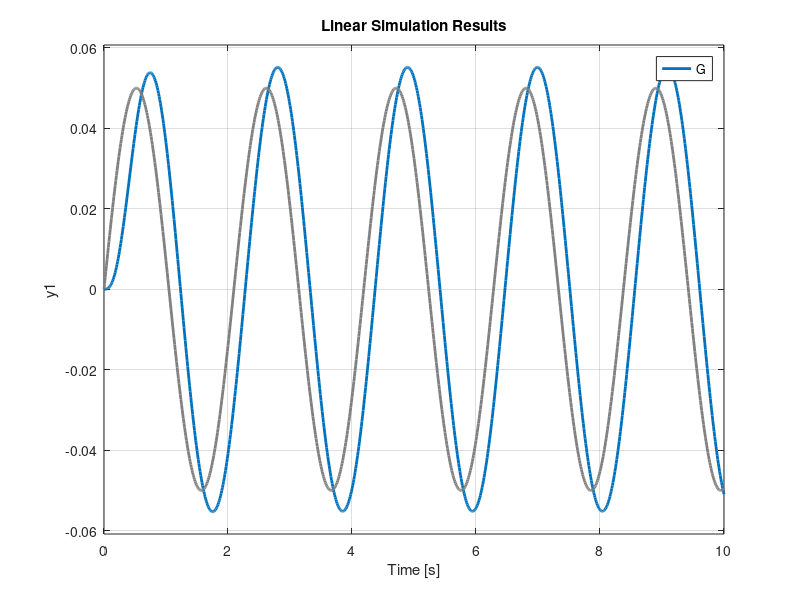
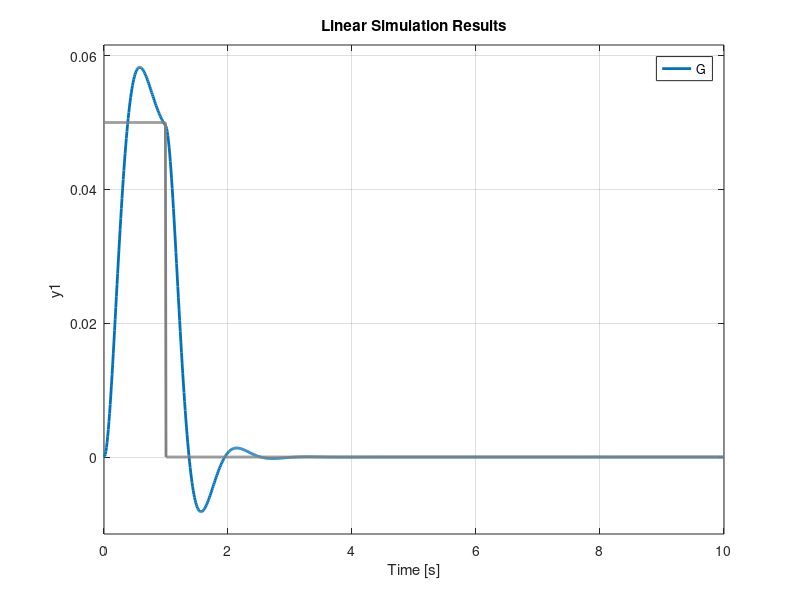
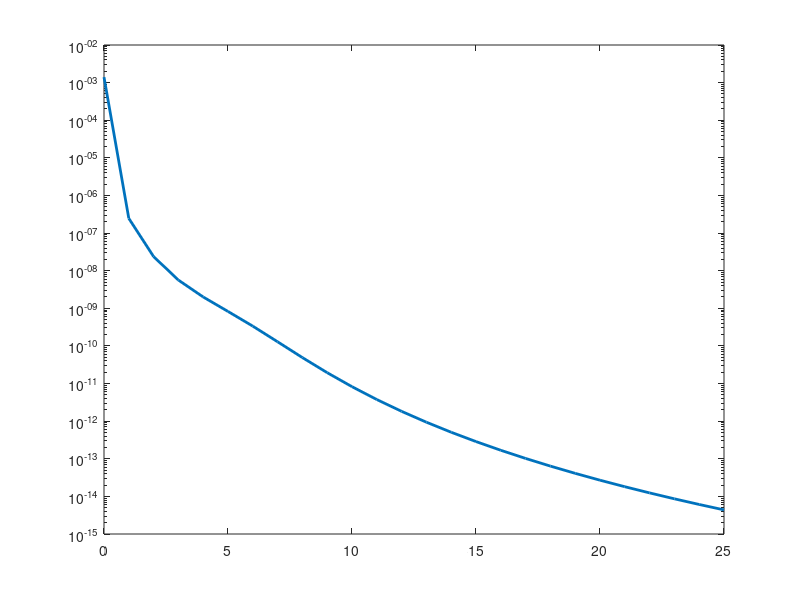

These figures' MATLAB source, in order:
clc;
clear all;
% close all;

%%task 2

m_p = 0.16; %kg
c_p = 0.4; %Ns/m
k_p = 6.32; %N/m
w_n = sqrt(k_p/m_p);
zeta= c_p/(2*sqrt(k_p*m_p));
% c_p1 = 0;
% d_d = 2*zeta*w_n*m_p;
% d_p = (w_n)^2*m_p - k_p;
coeff= 0;
% d_d_mat=[0.01 0.1 1 10 100  ];
% d_p_mat=[0.01 0.1 1 10 100  ];
% for l1=1:length(d_d_mat)
%     d_d=d_d_mat(l1);
%  for l2=1:length(d_p_mat)
%     d_p=d_p_mat(l2);
% for d_d=0:0.2:1
%     for d_p=0:0.2:1
% coeff=coeff +1;    
% H = tf([0,2*zeta*w_n,w_n^2],[1,2*zeta*w_n,w_n^2]);
d_d = 1;
% d_d= 2*m_p*w_n; %crtically damped
d_p = 0;
G = tf([0,0,k_p],[m_p,d_d,k_p+d_p]);
% bode(G)
%% sine excitation
t = 0:0.01:10;
excitation_sin = 0.05*sin(3*t);

% figure()
% plot(t,excitation_sin)

figure(1)
lsim(G,excitation_sin,t) % sine excitation
hold on;
set(findall(gcf,'type','line'), 'LineWidth', 2);
 %% Impulse
stepinput = 0.05*ones([1 length(t)]);
for i = 101:length(t)
   stepinput(i) = 0; 
end

figure(2)
lsim(G,stepinput,t) % impulse excitation
hold on;
set(findall(gcf,'type','line'), 'LineWidth', 2);
 %%PSD
w = 0:25;
PSD = (4.028e-7)./((2.88e-4)+(0.68*w.^2)+w.^4);
Hfreqdomain = freqresp(G,w);
G = abs(Hfreqdomain(:))';
PSD = G.^2.*PSD;

figure(3)
semilogy(w,PSD)
hold on;
set(findall(gcf,'type','line'), 'LineWidth', 2);
% 
% 
% w_calc= sqrt((k_p+d_p)/m_p);
% zeta_calc = d_d / (2*m_p*w_n);
% utsav(1,coeff)=d_d;
% utsav(2,coeff)=d_p;
%  end
% end
